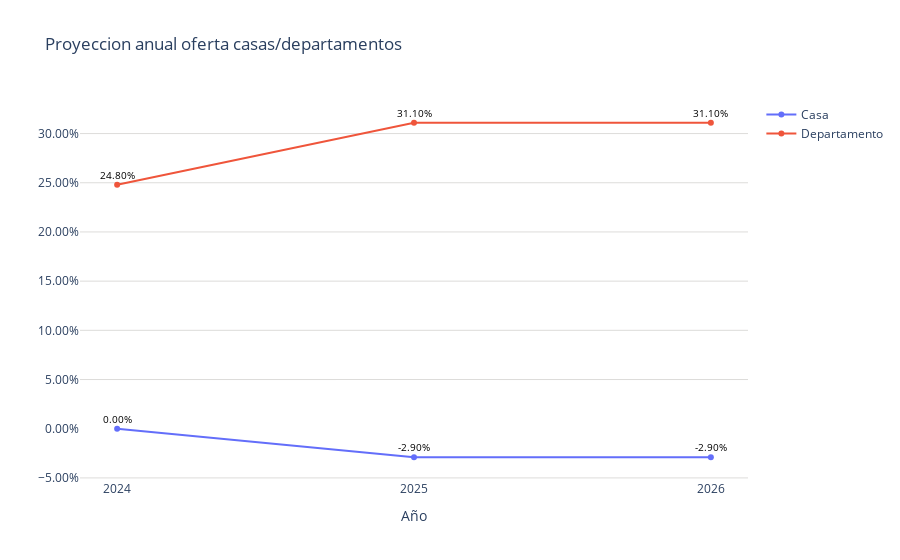

The code cell stored with this chart in its notebook:
### Code cell
# Datos
años = proyeccion_puebla['año']
tipos = proyeccion_puebla['tipo']
proyecciones = proyeccion_puebla['proyeccion']

fig = go.Figure()
# Agregar líneas para cada tipo
for tipo in tipos.unique():
    df_tipo = proyeccion_puebla[proyeccion_puebla['tipo'] == tipo]
    # Dividir los valores de proyección por 100 para mostrarlos correctamente
    df_tipo['proyeccion'] = df_tipo['proyeccion'] / 100.0
    fig.add_trace(go.Scatter(
        x=df_tipo['año'],
        y=df_tipo['proyeccion'],
        mode='markers+lines',
        name=tipo
    ))

fig.update_layout(
    title='Proyeccion anual oferta casas/departamentos',
    yaxis=dict(gridcolor='#dddcda'),
    plot_bgcolor='rgba(0,0,0,0)',  # Color de fondo del gráfico
)
# Modificar las etiquetas del eje x
fig.update_xaxes(
    tickvals=años,  # Establecer las posiciones de las marcas del eje x
    ticktext=años,  # Establecer las etiquetas del eje x
    title='Año'
)
# Formatear las proyecciones como porcentaje con dos decimales
fig.update_yaxes(tickformat=".2%")

# Agregar etiquetas de texto a los puntos
for trace in fig.data:
    df_tipo = proyeccion_puebla[proyeccion_puebla['tipo'] == trace.name]
    for i, point in enumerate(trace.y):
        fig.add_annotation(
            x=trace.x[i], 
            y=point, 
            text=f'{point:.2%}', 
            showarrow=False,
            font=dict(color='black', size=10),
            yshift=10
        )
# Exportar gráfica como archivo HTML
def guardar_grafico_como_html(fig, nombre_archivo, carpeta='graficas'):
    # Crear la carpeta si no existe
    if not os.path.exists(carpeta):
        os.makedirs(carpeta)
    # Gráfica como archivo HTML en la carpeta especificada
    pio.write_html(fig, f'{carpeta}/{nombre_archivo}.html')
guardar_grafico_como_html(fig, 'g_scatt_casasdepart_proyecanualofert_direct_puebla', carpeta='graficas')

fig.show()

### Figure 1 — Plotly figure (JSON) as saved in the notebook; plotly's stock layout.template omitted (floating-point values rounded to 4 significant figures)
{"data": [{"mode": "markers+lines", "name": "Casa", "type": "scatter", "x": [2024, 2025, 2026], "y": [0, -0.029, -0.029]}, {"mode": "markers+lines", "name": "Departamento", "type": "scatter", "x": [2024, 2025, 2026], "y": [0.248, 0.311, 0.311]}], "layout": {"annotations": [{"font": {"color": "black", "size": 10}, "showarrow": false, "text": "0.00%", "x": 2024, "y": 0, "yshift": 10}, {"font": {"color": "black", "size": 10}, "showarrow": false, "text": "-2.90%", "x": 2025, "y": -0.029, "yshift": 10}, {"font": {"color": "black", "size": 10}, "showarrow": false, "text": "-2.90%", "x": 2026, "y": -0.029, "yshift": 10}, {"font": {"color": "black", "size": 10}, "showarrow": false, "text": "24.80%", "x": 2024, "y": 0.248, "yshift": 10}, {"font": {"color": "black", "size": 10}, "showarrow": false, "text": "31.10%", "x": 2025, "y": 0.311, "yshift": 10}, {"font": {"color": "black", "size": 10}, "showarrow": false, "text": "31.10%", "x": 2026, "y": 0.311, "yshift": 10}], "plot_bgcolor": "rgba(0,0,0,0)", "title": {"text": "Proyeccion anual oferta casas/departamentos"}, "xaxis": {"ticktext": [2024, 2024, 2025, 2025, 2026, 2026], "tickvals": [2024, 2024, 2025, 2025, 2026, 2026], "title": {"text": "Año"}}, "yaxis": {"gridcolor": "#dddcda", "tickformat": ".2%"}}}
